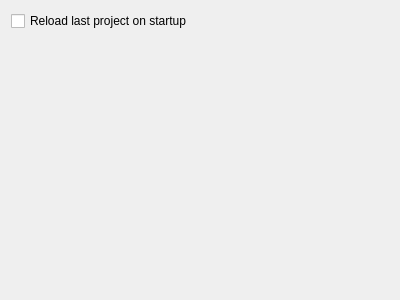
<?xml version="1.0" encoding="UTF-8"?>
<ui version="4.0">
 <class>Maditor::View::EditorSettingsWidget</class>
 <widget class="QWidget" name="Maditor::View::EditorSettingsWidget">
  <property name="geometry">
   <rect>
    <x>0</x>
    <y>0</y>
    <width>400</width>
    <height>300</height>
   </rect>
  </property>
  <property name="windowTitle">
   <string>Form</string>
  </property>
  <layout class="QFormLayout" name="formLayout">
   <item row="0" column="0">
    <widget class="QCheckBox" name="reloadBox">
     <property name="text">
      <string>Reload last project on startup</string>
     </property>
    </widget>
   </item>
  </layout>
 </widget>
 <resources/>
 <connections/>
</ui>
